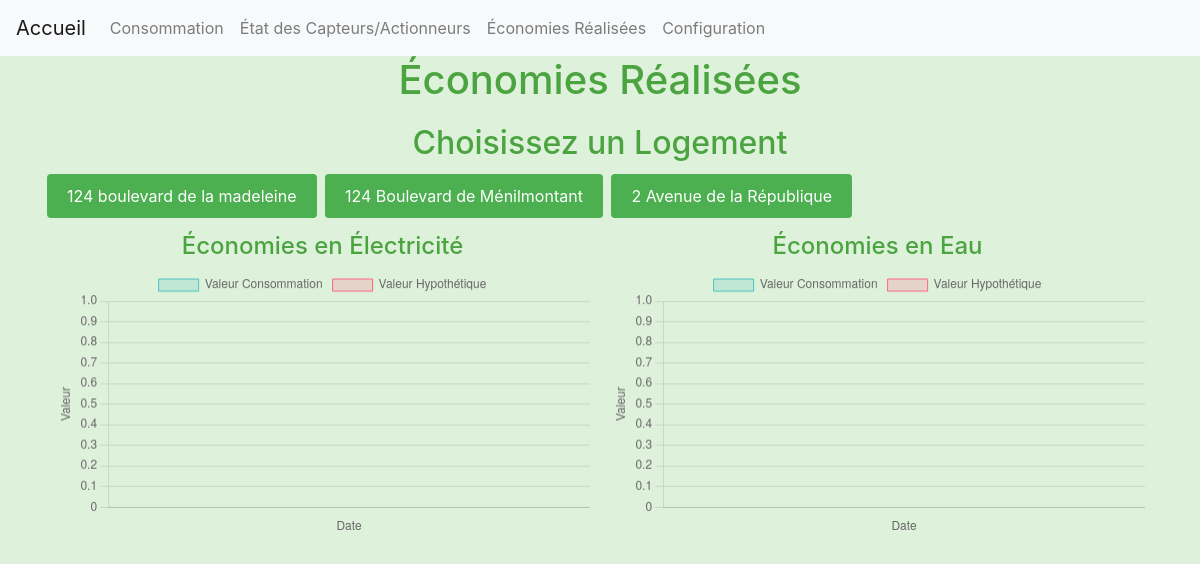
The app's page /economies, older data.
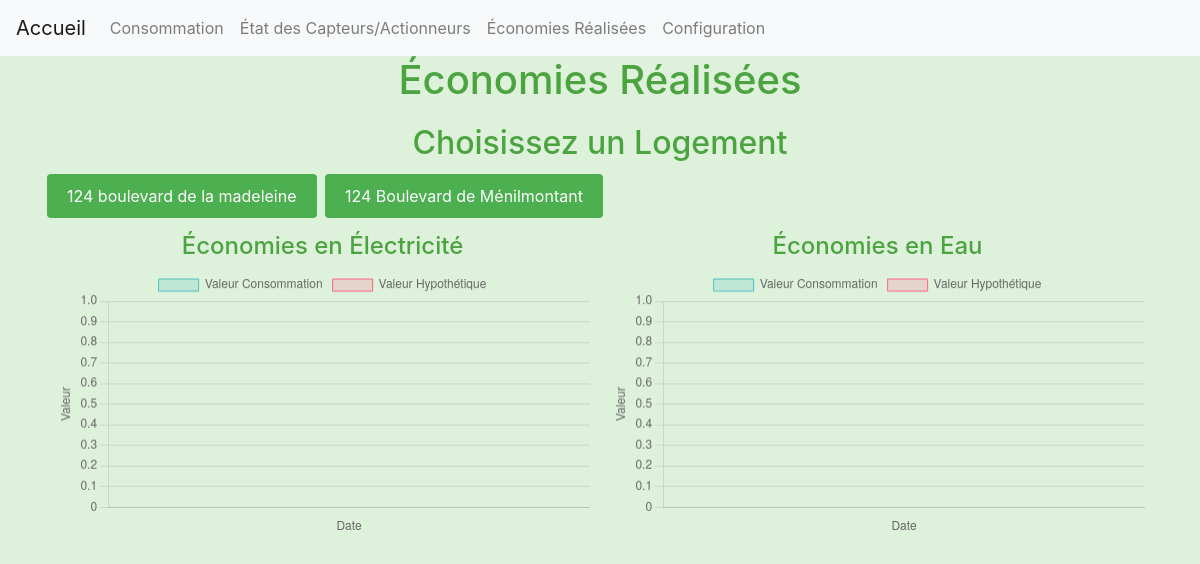
The same page, newer data.
### main.py (models this page shows)
class Logement(SQLModel, table=True):
    __tablename__ = "logement"
    __table_args__ = {"extend_existing": True}
    id_logement: Optional[int] = Field(default=None, primary_key=True)
    adresse: str
    numero_telephone: str
    adresse_ip: str

### main.py (the view)
@app.get("/economies", response_class=HTMLResponse)
async def get_economies(
    request: Request,
    session: Session = Depends(get_session),
    logement_id: Optional[int] = None,
    json: bool = False
):
    logements = session.exec(select(Logement)).all()
    query = select(
        Facture.date_facture,
        Facture.valeur_consommation,
        Facture.unite_consommation,
        Facture.id_logement
    )
    if logement_id is not None:
        query = query.where(Facture.id_logement == logement_id)
    electricite_data = session.exec(query.where(Facture.type_facture == 'Electricite')).all()
    eau_data = session.exec(query.where(Facture.type_facture == 'Eau')).all()
    economies_data_electricite = []
    for row in electricite_data:
        date, valeur, unite, id_logement = row
        valeur_hypothetique = valeur * random.uniform(1.1, 1.5)  # Simulated higher value
        economies_data_electricite.append([date, valeur, valeur_hypothetique])
    economies_data_eau = []
    for row in eau_data:
        date, valeur, unite, id_logement = row
        valeur_hypothetique = valeur * random.uniform(1.1, 1.5)  # Simulated higher value
        economies_data_eau.append([date, valeur, valeur_hypothetique])
    if json:
        return JSONResponse({
            "economies_data_electricite": economies_data_electricite,
            "economies_data_eau": economies_data_eau
        })
    return templates.TemplateResponse("economies.html", {
        "request": request,
        "logements": logements,
        "economies_data_electricite": economies_data_electricite,
        "economies_data_eau": economies_data_eau
    })

### templates/economies.html (shortened to what this page needs)
{% extends "base.html" %}
{% block head %}
<link rel="stylesheet" href="{{ url_for('static', path='css/economies.css') }}">
{% endblock %}
{% block content %}
<h1>Économies Réalisées</h1>
<h2>Choisissez un Logement</h2>
<div class="logement-selection">
    {% for logement in logements %}
    <button class="btn custom-button" data-logement-id="{{ logement.id_logement }}">
        {{ logement.adresse }}
    </button>
    {% endfor %}
</div>
<div class="charts-container">
    <div class="chart-wrapper">
        <h4>Économies en Électricité</h4>
        <div id="chart_div_electricite">
            <canvas id="economiesChartElectricite"></canvas>
        </div>
    </div>
    <div class="chart-wrapper">
        <h4>Économies en Eau</h4>
        <div id="chart_div_eau">
            <canvas id="economiesChartEau"></canvas>
        </div>
    </div>
</div>
{% endblock %}

### templates/base.html (shortened to what this page needs)
<!DOCTYPE html>
<html lang="en">
<head>
    <link rel="stylesheet" href="https://stackpath.bootstrapcdn.com/bootstrap/4.5.2/css/bootstrap.min.css">
    <link rel="stylesheet" href="{{ url_for('static', path='css/styles.css') }}">
    {% block head %}{% endblock %}
</head>
<body>
    <nav class="navbar navbar-expand-lg navbar-light bg-light">
        <a class="navbar-brand" href="/">Accueil</a>
        <div class="collapse navbar-collapse">
            <ul class="navbar-nav mr-auto">
                <li class="nav-item"><a class="nav-link" href="/consommation">Consommation</a></li>
                <li class="nav-item"><a class="nav-link" href="/etat">État des Capteurs/Actionneurs</a></li>
                <li class="nav-item"><a class="nav-link" href="/economies">Économies Réalisées</a></li>
                <li class="nav-item"><a class="nav-link" href="/configuration">Configuration</a></li>
            </ul>
        </div>
    </nav>
    <div class="container">
        {% block content %}{% endblock %}
    </div>
</body>
</html>

### static/css/styles.css (style rules this page uses)
body { background-color: #def1db; }
h1,h4 { text-align: center; color: rgb(75, 164, 64); }
h2 { color: rgb(75, 164, 64); margin-top: 20px; text-align: center; }
.custom-button { background-color: #4CAF50; color: white; border: none; padding: 10px 20px; text-align: center; text-decoration: none; display: inline-block; font-size: 16px; margin: 4px 2px; cursor: pointer; border-radius: 4px; }

### static/css/economies.css (style rules this page uses)
.custom-button { background-color: #4CAF50; color: white; border: none; padding: 10px 20px; text-align: center; text-decoration: none; display: inline-block; font-size: 16px; margin: 4px 2px; cursor: pointer; border-radius: 4px; }
.charts-container { display: flex; justify-content: space-between; flex-wrap: wrap; }
.chart-wrapper { flex: 1; min-width: 45%; margin: 10px; }
.chart-wrapper h4 { text-align: center; }
#chart_div_electricite, #chart_div_eau { width: 100%; height: 400px; }

Row changes from the older to the newer data that the page shows:
removed Logement: adresse "2 Avenue de la République"
